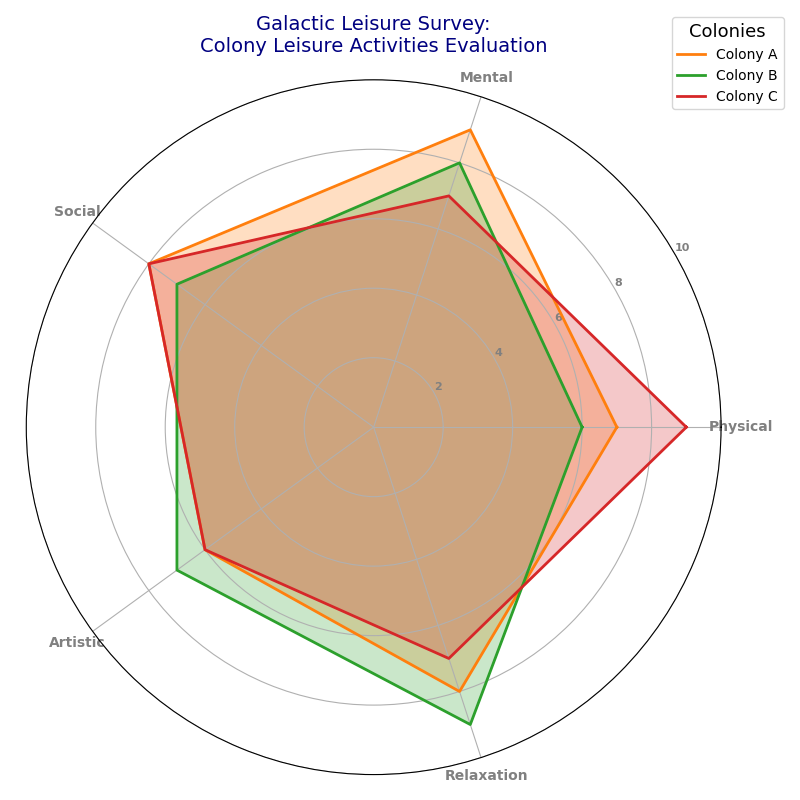

Source code (Python):
import matplotlib.pyplot as plt
import numpy as np
from math import pi

colonies = ['Colony A', 'Colony B', 'Colony C']
attributes = ['Physical', 'Mental', 'Social', 'Artistic', 'Relaxation']

data = [
    [7, 9, 8, 6, 8],  # Colony A
    [6, 8, 7, 7, 9],  # Colony B
    [9, 7, 8, 6, 7]   # Colony C
]

data = np.array(data)

num_attributes = len(attributes)

angles = np.linspace(0, 2 * pi, num_attributes, endpoint=False).tolist()
angles += angles[:1]

fig, ax = plt.subplots(figsize=(8, 8), subplot_kw=dict(polar=True))

# New set of colors
colors = ['#ff7f0e', '#2ca02c', '#d62728']  # Changed colors

for i, colony_data in enumerate(data):
    values = colony_data.tolist()
    values += values[:1]
    ax.plot(angles, values, linewidth=2, linestyle='solid', label=colonies[i], color=colors[i])
    ax.fill(angles, values, color=colors[i], alpha=0.25)

plt.xticks(angles[:-1], attributes, color='grey', size=10, fontweight='bold')

ax.set_rlabel_position(30)
plt.yticks([2, 4, 6, 8, 10], ["2", "4", "6", "8", "10"], color="grey", size=8, fontweight='bold')
plt.ylim(0, 10)

plt.title("Galactic Leisure Survey:\nColony Leisure Activities Evaluation", size=14, color='navy', pad=20)

plt.legend(loc='upper right', bbox_to_anchor=(1.1, 1.1), title="Colonies", fontsize='medium', title_fontsize='13')

plt.tight_layout()
plt.show()
